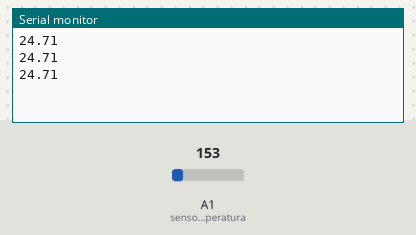
Bench run of a sketch on a simulated Arduino Uno, built with avr-gcc and run on an emulated ATmega328P. Parts: the last lines printed to the serial monitor. The test bench sets the inputs (shaded band); at power-on: A1 (sensor_temperatura) = 153.

Above: at 1.3 s.
1.4 s: A1 (sensor_temperatura) set to 165
At 1.9 s:
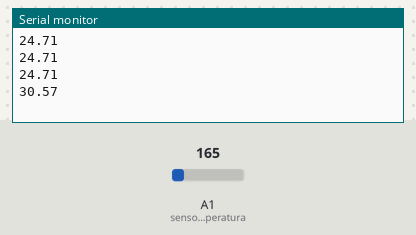
2.9 s: A1 (sensor_temperatura) set to 175
At 3.4 s:
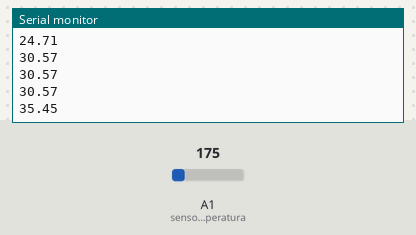
Timing chart, 0 to 5.9 s (numbered marks = the images above; inputs shaded):
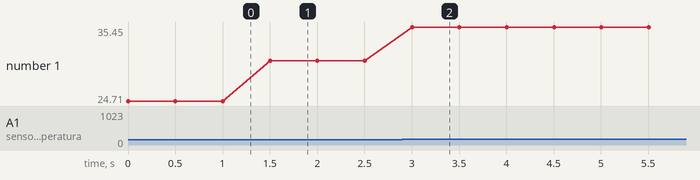

The sketch:

sensor_temperatura.ino
```cpp
// Oficina Virtual de Cubesats
// SNCT 2020 - Instituto Nacional de Pesquisas Espaciais - INPE
// Lazaro Camargo (lazaro.camargo@inpe.br)

// Teste do sensor de temperatura

int sensor_temperatura = 1;

void setup()
{
  Serial.begin(9600);
}

void loop()
{

 int valor = analogRead(sensor_temperatura);

 float voltagem = valor * 5.0;
 voltagem = voltagem / 1024.0;

 float temperatura = (voltagem - 0.5) * 100 ;
 Serial.println(temperatura);

 delay(500);
}
```

Measured:
- after the input at 1.4 s, the serial monitor: prints a new line after 0.10 s (image 1)
- after the input at 2.9 s, the serial monitor: prints a new line after 0.10 s (image 2)
- plotted number 1: 24.71 → 30.57 after the input at 1.4 s, 30.57 → 35.45 after the input at 2.9 s
